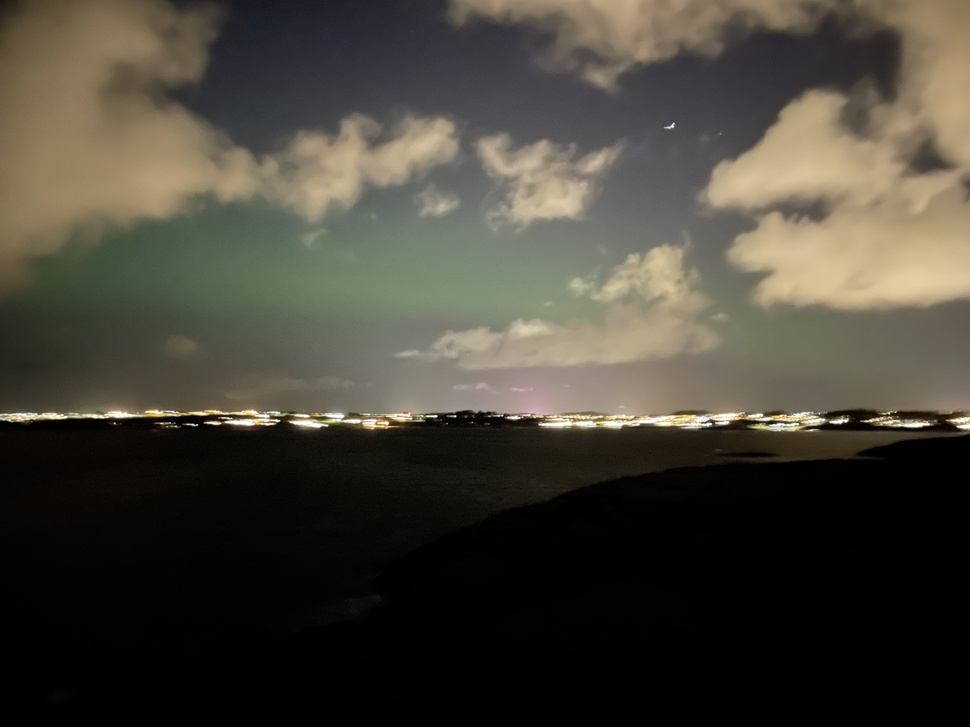
#> input picture data/eval_dataset/input/aurora.jpg, 970 x 727 px, shrunk from 4032 x 3024 before the run
$ python -i retinex.py   (imports and definitions only)   (older library calls are emulated)
#> lines starting #> are read from the running program, lines starting #| are printed output that depends on the picture
#> further down, picture is the input picture: shape (727, 970, 3); mean B, G, R 56.1, 66.7, 70.5
"""
Parts of this file are adapted from https://santhalakshminarayana.github.io/blog/retinex-image-enhancement
"""

from typing import Optional, List

import numpy as np
import cv2

import base_model as bm


def get_ksize(sigma: float) -> int:
    """
    Compute kernel size from sigma

    Parameters
    ----------
    sigma : float
        sigma value of gaussian kernel

    Returns
    -------
    int
        kernel size
    """
    # opencv calculates ksize from sigma as
    # sigma = 0.3*((ksize-1)*0.5 - 1) + 0.8
    # then ksize from sigma is
    # ksize = ((sigma - 0.8)/0.15) + 2.0
    return int(((sigma - 0.8) / 0.15) + 2.0)


def get_gaussian_blur(
    img: np.ndarray, ksize: Optional[int] = None, sigma: float = 5.0
) -> np.ndarray:
    """
    Apply gaussian blur to image

    Parameters
    ----------
    img : np.ndarray
        image to apply gaussian blur
    ksize : Optional[int], optional
        kernel size, by default None
    sigma : float, optional
        sigma value of gaussian kernel, by default 5.0

    Returns
    -------
    np.ndarray
        gaussian blurred image
    """
    # if ksize == 0, then compute ksize from sigma
    if ksize is None or ksize == 0:
        ksize = get_ksize(sigma)

    # Gaussian 2D-kernel can be seperable into 2-orthogonal vectors
    # then compute full kernel by taking outer product or simply mul(V, V.T)
    sep_k = cv2.getGaussianKernel(ksize, sigma)

    # if ksize >= 11, then convolution is computed by applying fourier transform
    return cv2.filter2D(img, -1, np.outer(sep_k, sep_k))


def ssr(img: np.ndarray, sigma: float) -> np.ndarray:
    """
    Single-scale retinex of an image

    Parameters
    ----------
    img : np.ndarray
        image to apply single-scale retinex
    sigma : float
        sigma value of gaussian kernel

    Returns
    -------
    np.ndarray
        single-scale retinex image
    """
    # Single-scale retinex of an image
    # SSR(x, y) = log(I(x, y)) - log(I(x, y)*F(x, y))
    # F = surrounding function, here Gaussian
    return np.log10(img) - np.log10(get_gaussian_blur(img, ksize=0, sigma=sigma) + 1.0)


def msr(img: np.ndarray, sigma_scales: List[float] = [15, 80, 250]) -> np.ndarray:
    """
    Multi-scale retinex of an image

    Parameters
    ----------
    img : np.ndarray
        image to apply multi-scale retinex
    sigma_scales : List[float], optional
        list of sigma values of gaussian kernel, by default [15, 80, 250]

    Returns
    -------
    np.ndarray
        multi-scale retinex image
    """
    # Multi-scale retinex of an image
    # MSR(x,y) = sum(weight[i]*SSR(x,y, scale[i])), i = {1..n} scales

    msr = np.zeros(img.shape)
    # for each sigma scale compute SSR
    for sigma in sigma_scales:
        msr += ssr(img, sigma)
#> this loop made 3 passes
#> pass 1, in msr, `msr += ssr(img, sigma)`:
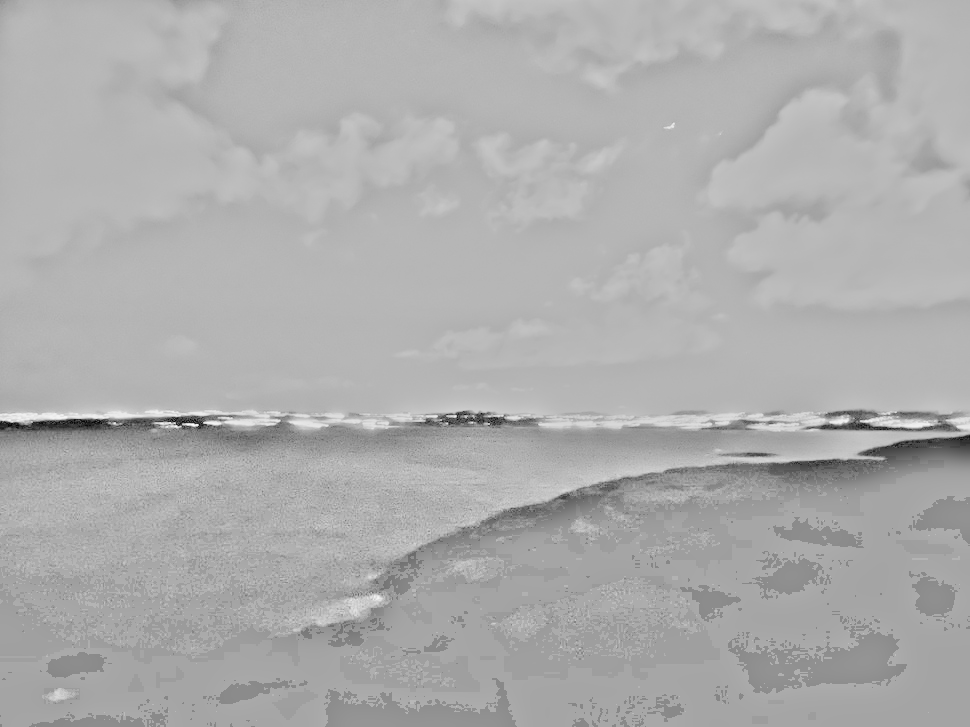
#> msr: shape (727, 970) float64; min -1.79, max 0.711, mean -0.0887; drawn with min black and max white
#> pass 3, in msr, `msr += ssr(img, sigma)`:
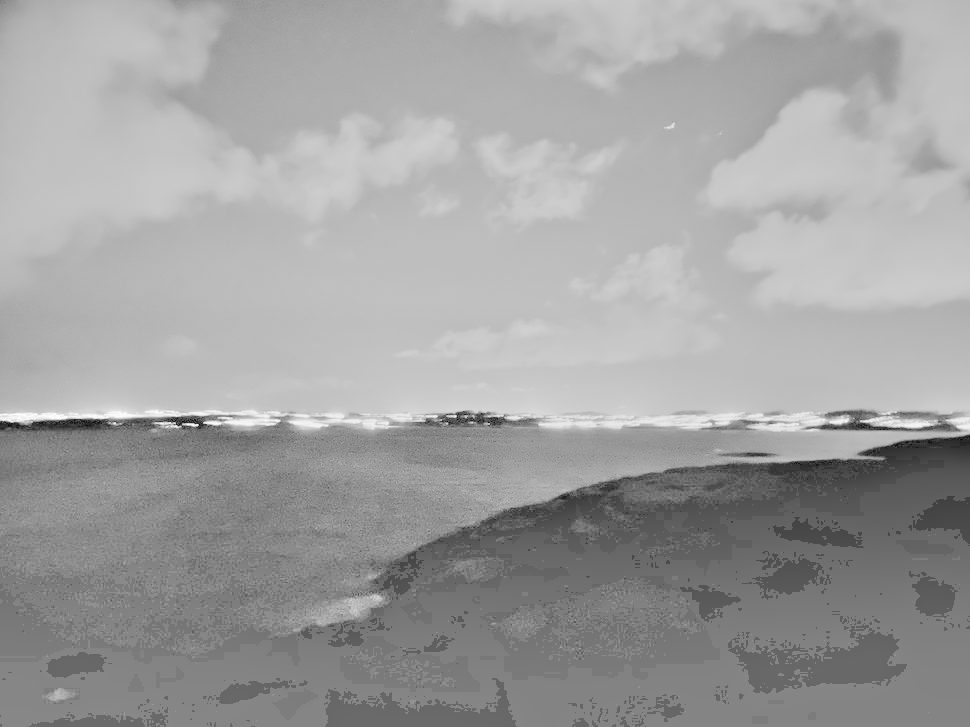
#> msr: shape (727, 970) float64; min -5.48, max 2.1, mean -0.702; drawn with min black and max white

    # divide MSR by weights of each scale
    # here we use equal weights
    msr = msr / len(sigma_scales)

    # computed MSR could be in range [-k, +l], k and l could be any real value
    # so normalize the MSR image values in range [0, 255]
    msr = cv2.normalize(msr, None, 0, 255, cv2.NORM_MINMAX, dtype=cv2.CV_8UC3)

    return msr


def color_balance(img: np.ndarray, low_per: float, high_per: float) -> np.ndarray:
    """
    Color balance an image, by applying contrast-stretching using histogram equalization with black and white cap

    Parameters
    ----------
    img : np.ndarray
        image to apply color balance
    low_per : float
        percentage of pixels to black-out
    high_per : float
        percentage of pixels to white-out

    Returns
    -------
    np.ndarray
        color balanced image
    """
#> called with low_per = 1, high_per = 1

    tot_pix = img.shape[1] * img.shape[0]
#> tot_pix = 705190
    # no.of pixels to black-out and white-out
    low_count = tot_pix * low_per / 100
#> low_count = 7051.9
    high_count = tot_pix * (100 - high_per) / 100
#> high_count = 698138.1

    # channels of image
    ch_list = []
    if len(img.shape) == 2:
        ch_list = [img]
    else:
        ch_list = cv2.split(img)

    cs_img = []
    # for each channel, apply contrast-stretch
    for i in range(len(ch_list)):
        ch = ch_list[i]
        # cummulative histogram sum of channel
        cum_hist_sum = np.cumsum(cv2.calcHist([ch], [0], None, [256], (0, 256)))

        # find indices for blacking and whiting out pixels
        li, hi = np.searchsorted(cum_hist_sum, (low_count, high_count))
        if li == hi:
            cs_img.append(ch)
            continue
        # lut with min-max normalization for [0-255] bins
        lut = np.array(
            [
                0 if i < li else (255 if i > hi else round((i - li) / (hi - li) * 255))
                for i in np.arange(0, 256)
            ],
            dtype="uint8",
        )
        # constrast-stretch channel
        cs_ch = cv2.LUT(ch, lut)
        cs_img.append(cs_ch)
#> this loop made 1 pass
#> (li, hi) on pass 1: (71, 211)
#> pass 1, in color_balance, `cs_ch = cv2.LUT(ch, lut)`:
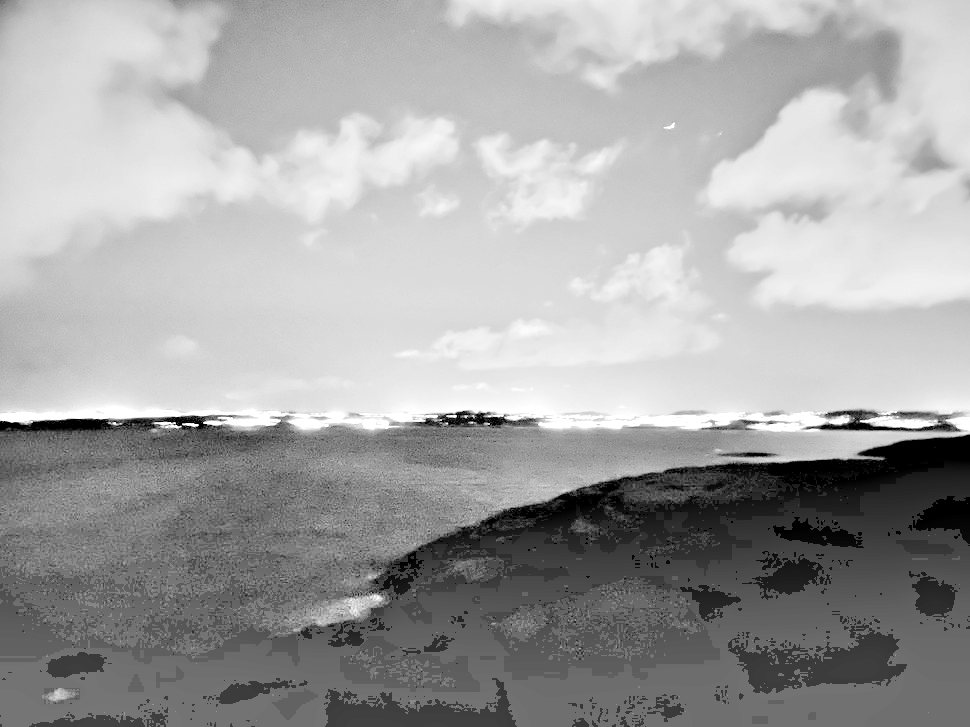
#> cs_ch: shape (727, 970); min 0, max 255, mean 163.3
#> after the loop, cs_img = 1 item

    if len(cs_img) == 1:
        return np.squeeze(cs_img)
    elif len(cs_img) > 1:
        return cv2.merge(cs_img)
    raise Exception("Color balance failed")


def msrcp(
    img: np.ndarray,
    sigma_scales: List[float] = [15, 80, 250],
    low_per: float = 1,
    high_per: float = 1,
) -> np.ndarray:
    """
    Multi-scale retinex with color preservation of an image

    Parameters
    ----------
    img : np.ndarray
        image to apply multi-scale retinex with color preservation
    sigma_scales : List[float], optional
        list of sigma values of gaussian kernel, by default [15, 80, 250]
    low_per : float, optional
        percentage of pixels to black-out, by default 1
    high_per : float, optional
        percentage of pixels to white-out, by default 1

    Returns
    -------
    np.ndarray
        multi-scale retinex with color preservation image
    """
    # Multi-scale retinex with Color Preservation
    # Int(x,y) = sum(Ic(x,y))/3, c={0...k-1}, k=no.of channels
    # MSR_Int(x,y) = MSR(Int(x,y)), and apply color balance
    # B(x,y) = MAX_VALUE/max(Ic(x,y))
    # A(x,y) = max(B(x,y), MSR_Int(x,y)/Int(x,y))
    # MSRCP = A*I

    # Intensity image (Int)
    int_img = (np.sum(img, axis=2) / img.shape[2]) + 1.0
    # Multi-scale retinex of intensity image (MSR)
    msr_int = msr(int_img, sigma_scales)
    # color balance of MSR
    msr_cb = color_balance(msr_int, low_per, high_per)

    # B = MAX/max(Ic)
    B = 256.0 / (np.max(img, axis=2) + 1.0)
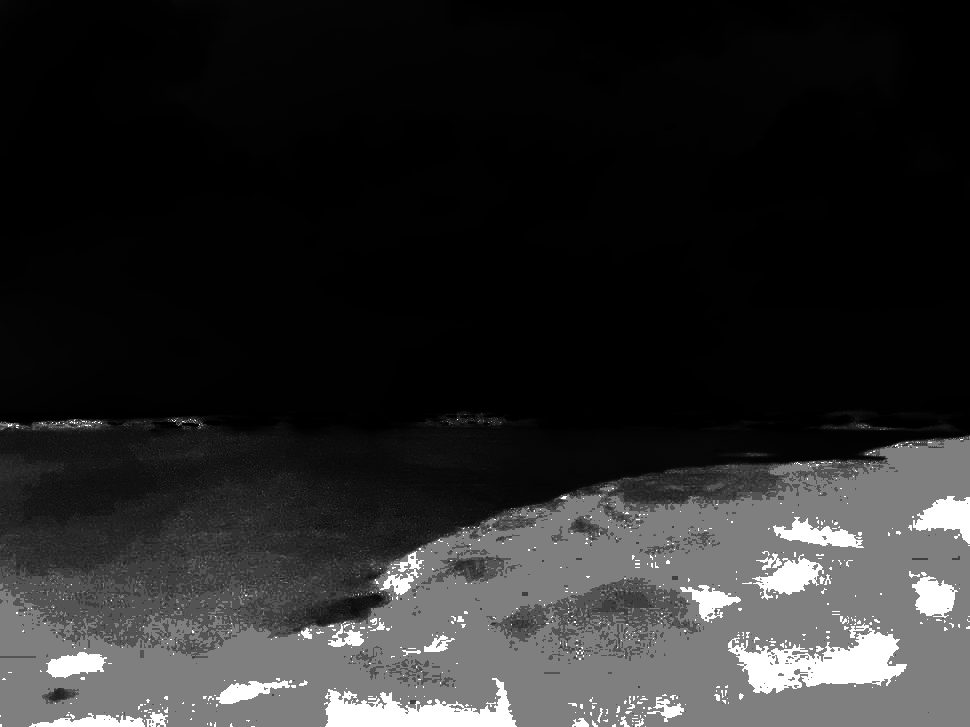
#> B: shape (727, 970) float64; min 1, max 256, mean 42.8; drawn with min black and max white
    # BB = stack(B, MSR/Int)
    BB = np.array([B, msr_cb / int_img])
    # A = min(BB)
    A = np.min(BB, axis=0)
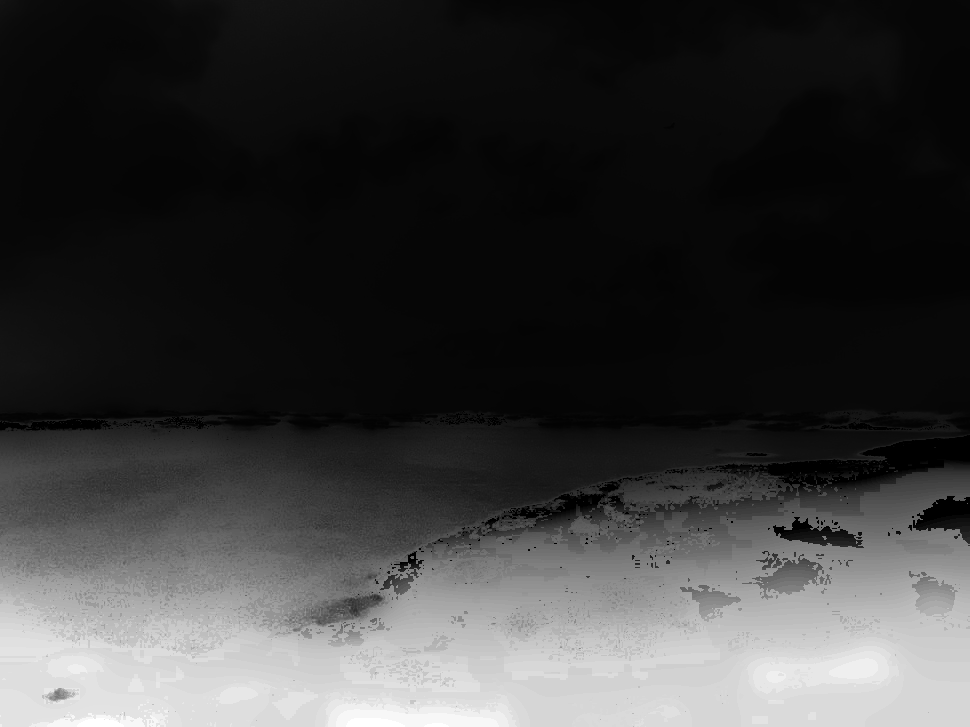
#> A: shape (727, 970) float64; min 0, max 66, mean 15.2; drawn with min black and max white
    # MSRCP = A*I
    msrcp = np.clip(np.expand_dims(A, 2) * img, 0.0, 255.0)
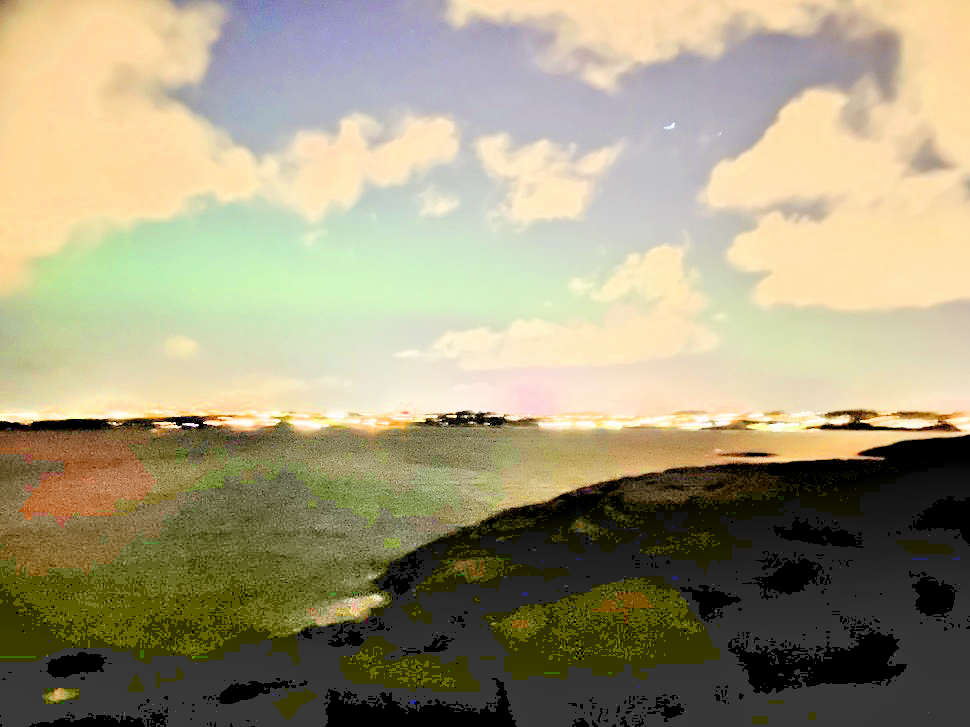
#> msrcp: shape (727, 970, 3) float64; mean B, G, R 124.3, 153.8, 161.9

    return msrcp.astype(np.uint8)


class Retinex(bm.BaseModel):
    # [29 lines left out: functions __init__, name, not called in this run]

    def process_image(self, img):
        return msrcp(img)

>>> import cv2
>>> picture = cv2.imread('../data/eval_dataset/input/aurora.jpg')
>>> result = msrcp(picture)
